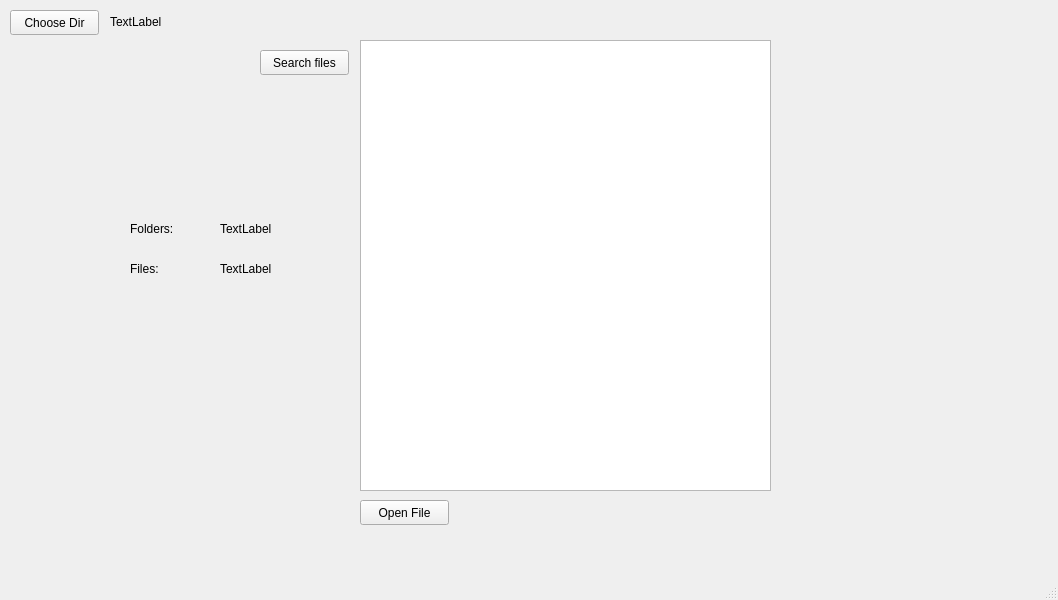
<?xml version="1.0" encoding="UTF-8"?>
<ui version="4.0">
 <class>MainWindow</class>
 <widget class="QMainWindow" name="MainWindow">
  <property name="geometry">
   <rect>
    <x>0</x>
    <y>0</y>
    <width>1058</width>
    <height>600</height>
   </rect>
  </property>
  <property name="windowTitle">
   <string>MainWindow</string>
  </property>
  <widget class="QWidget" name="centralwidget">
   <widget class="QListWidget" name="listWidget">
    <property name="geometry">
     <rect>
      <x>360</x>
      <y>40</y>
      <width>411</width>
      <height>451</height>
     </rect>
    </property>
   </widget>
   <widget class="QPushButton" name="pushButton">
    <property name="geometry">
     <rect>
      <x>260</x>
      <y>50</y>
      <width>89</width>
      <height>25</height>
     </rect>
    </property>
    <property name="text">
     <string>Search files</string>
    </property>
   </widget>
   <widget class="QLabel" name="label">
    <property name="geometry">
     <rect>
      <x>110</x>
      <y>6</y>
      <width>931</width>
      <height>31</height>
     </rect>
    </property>
    <property name="text">
     <string>TextLabel</string>
    </property>
   </widget>
   <widget class="QPushButton" name="pushButton_2">
    <property name="geometry">
     <rect>
      <x>10</x>
      <y>10</y>
      <width>89</width>
      <height>25</height>
     </rect>
    </property>
    <property name="text">
     <string>Choose Dir</string>
    </property>
   </widget>
   <widget class="QLabel" name="label_2">
    <property name="geometry">
     <rect>
      <x>220</x>
      <y>220</y>
      <width>67</width>
      <height>17</height>
     </rect>
    </property>
    <property name="text">
     <string>TextLabel</string>
    </property>
   </widget>
   <widget class="QLabel" name="label_3">
    <property name="geometry">
     <rect>
      <x>220</x>
      <y>260</y>
      <width>67</width>
      <height>17</height>
     </rect>
    </property>
    <property name="text">
     <string>TextLabel</string>
    </property>
   </widget>
   <widget class="QLabel" name="label_4">
    <property name="geometry">
     <rect>
      <x>130</x>
      <y>220</y>
      <width>67</width>
      <height>17</height>
     </rect>
    </property>
    <property name="text">
     <string>Folders:</string>
    </property>
   </widget>
   <widget class="QLabel" name="label_5">
    <property name="geometry">
     <rect>
      <x>130</x>
      <y>260</y>
      <width>67</width>
      <height>17</height>
     </rect>
    </property>
    <property name="text">
     <string>Files:</string>
    </property>
   </widget>
   <widget class="QPushButton" name="pushButton_3">
    <property name="geometry">
     <rect>
      <x>360</x>
      <y>500</y>
      <width>89</width>
      <height>25</height>
     </rect>
    </property>
    <property name="text">
     <string>Open File</string>
    </property>
   </widget>
  </widget>
  <widget class="QMenuBar" name="menubar">
   <property name="geometry">
    <rect>
     <x>0</x>
     <y>0</y>
     <width>1058</width>
     <height>22</height>
    </rect>
   </property>
  </widget>
  <widget class="QStatusBar" name="statusbar"/>
 </widget>
 <resources/>
 <connections/>
</ui>
